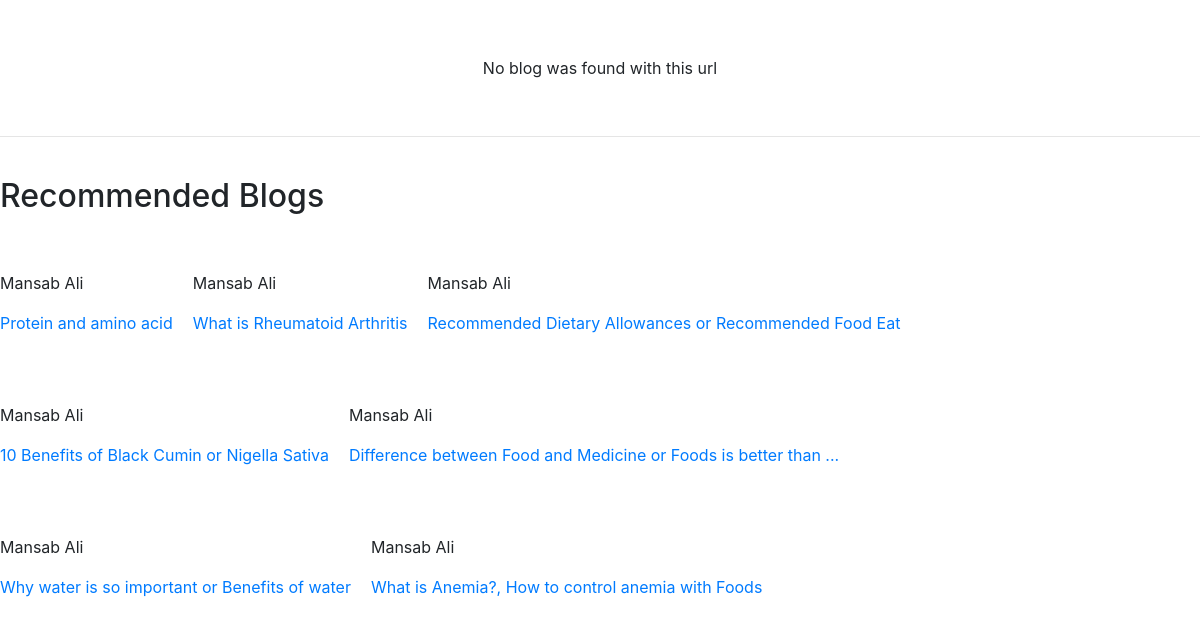
Screenshot of /blog.php with the database file from the repository.
### tables this page shows
CREATE TABLE `blogs` (
  `blog_id` bigint(255) NOT NULL,
  `blog_user` bigint(255) NOT NULL,
  `blog_title` varchar(255) NOT NULL,
  `blog_category` bigint(255) DEFAULT NULL,
  `blog_slug` varchar(255) NOT NULL,
  `blog_image` varchar(255) NOT NULL,
  `blog_excript` varchar(255) NOT NULL,
  `blog_content` longtext NOT NULL,
  `blog_tags` text NOT NULL,
  `blog_status` enum('active','suspended','draft') NOT NULL,
  `published_on` datetime NOT NULL DEFAULT current_timestamp(),
  `last_updated` datetime NOT NULL DEFAULT current_timestamp() ON UPDATE current_timestamp()
);

### blog.php (the view, shortened to what this page needs)
<?php
include "config.php";
$page_uri = $_SERVER["REQUEST_URI"];
$uri_elems = explode("/", $page_uri);
$slug = end($uri_elems);
$query = "SELECT *,DATE_FORMAT(b.published_on,'%d %b, %Y') as published_on FROM blogs b INNER JOIN admin a ON a.user_id = b.blog_user WHERE b.blog_slug = '{$slug}';";
$blog = null;
try {
  $result = mysqli_query($conn, $query);
  if (mysqli_num_rows($result) > 0) {
    $blog = mysqli_fetch_assoc($result);
  } else {
    $blog = 'no_blog';
  }
} catch (\Throwable $th) {
  $blog = null;
}
function loadBlogs($start = 0, $limit = 7, $where_clause = "", $order_by = "")
{
  global $conn;
  $sql = "SELECT *,DATE_FORMAT(published_on,'%d %b %Y') as published_on FROM `blogs` b INNER JOIN `admin` a ON b.blog_user=a.user_id WHERE b.blog_status='active'";
  if ($limit != "no_limit") {
    $sql .= " LIMIT $start,$limit";
  }
  if ($result = mysqli_query($conn, $sql)) {
    if (mysqli_num_rows($result) > 0) {
      return mysqli_fetch_all($result, MYSQLI_ASSOC);
    } else {
      return 0;
    }
  } else {
    return false;
  }
}
$limit = 7;
$start = 0;
$blogs = loadBlogs($start, $limit);
?>
<!DOCTYPE html>
<html lang="en">
<head>
  <link rel="stylesheet" href="https://dietirian.com/asset/css/blogs.css" />
  <link rel="stylesheet" href="https://dietirian.com/asset/css/style.css">
  <link rel="stylesheet" href="https://maxcdn.bootstrapcdn.com/bootstrap/4.5.2/css/bootstrap.min.css">
  <link rel="stylesheet" href="https://cdnjs.cloudflare.com/ajax/libs/font-awesome/6.0.0-beta3/css/all.min.css">
</head>
<body>
  <?php include "inc/nav.php"; ?>
  <div class="blog_open_container">
    <?php
    if ($blog == null) { ?>
      <p style="width:100%;text-align:center;">
        Something went wrong , Please try again
      </p>
    <?php } else if ($blog == "no_blog") { ?>
      <p style="width:100%;text-align:center;">
        No blog was found with this url
      </p>
    <?php } ?>
    <br>
    <hr>
    <br>
    <div class="blogs_card_container_main">
      <h2>Recommended Blogs</h2>
      <div class="blogs_card_container">
        <?php if (!$blogs) { ?>
          <p style="text-align:center;padding:10px 20px;color:#990000;">No Recommended Blog</p>
        <?php } else { ?>
          <div class="div-74">
            <div class="" style="display:flex;flex-wrap:wrap;gap:20px;width:100%;">
              <?php foreach ($blogs as $key => $blog_item) {
                if ($blog_item['blog_slug'] == $blog['blog_slug']) {
                } else { ?>
                  <div class="blog_card">
                    <div class="blog_card_top">
                    </div>
                    <div class="blog_card_bottom">
                      <div class="blog_card_profile">
                        <div class="profile_card_img">
                        </div>
                        <p><?= $blog_item['user_fullname'] ?></p>
                      </div>
                      <a href="blog.php/<?= $blog_item['blog_slug'] ?>" class="title" id="cardTitle"><?= $blog_item['blog_title'] ?></a>
                    </div>
                  </div>
              <?php }
              } ?>
            </div>
          </div>
        <?php } ?>
      </div>
    </div>
  </div>
</body>
</html>

### inc/nav.php (shortened to what this page needs)
<nav class="navbar navbar-expand-md navbar-dark">
    <div class="container">
        <a class="navbar-brand" href="https://dietirian.com/">
        </a>
        <div class="collapse navbar-collapse" id="collapsibleNavbar">
            <ul class="navbar-nav ml-auto">
                <li class="nav-item">
                    <a class="nav-link" href="index.php">Home</a>
                </li>
                <li class="nav-item">
                    <a class="nav-link" href="about.php">About</a>
                </li>
                <li class="nav-item">
                    <a class="nav-link" href="process.php">process</a>
                </li>
                <li class="nav-item">
                    <a class="nav-link" href="blogs.php">Blogs</a>
                </li>
                <li class="nav-item">
                    <a class="nav-link" href="contactUs.php">Contact</a>
                </li>
            </ul>
        </div>
    </div>
</nav>

### rows the page displays
blogs: blog_user.user_fullname "Mansab Ali", blog_title "Protein and amino acid"
blogs: blog_user.user_fullname "Mansab Ali", blog_title "What is Rheumatoid Arthritis"
blogs: blog_user.user_fullname "Mansab Ali", blog_title "Recommended Dietary Allowances or Recommended Food Eat"
blogs: blog_user.user_fullname "Mansab Ali", blog_title "10 Benefits of Black Cumin or Nigella Sativa"
blogs: blog_user.user_fullname "Mansab Ali"
blogs: blog_user.user_fullname "Mansab Ali", blog_title "Why water is so important or Benefits of water"
blogs: blog_user.user_fullname "Mansab Ali", blog_title "What is Anemia?, How to control anemia with Foods"
